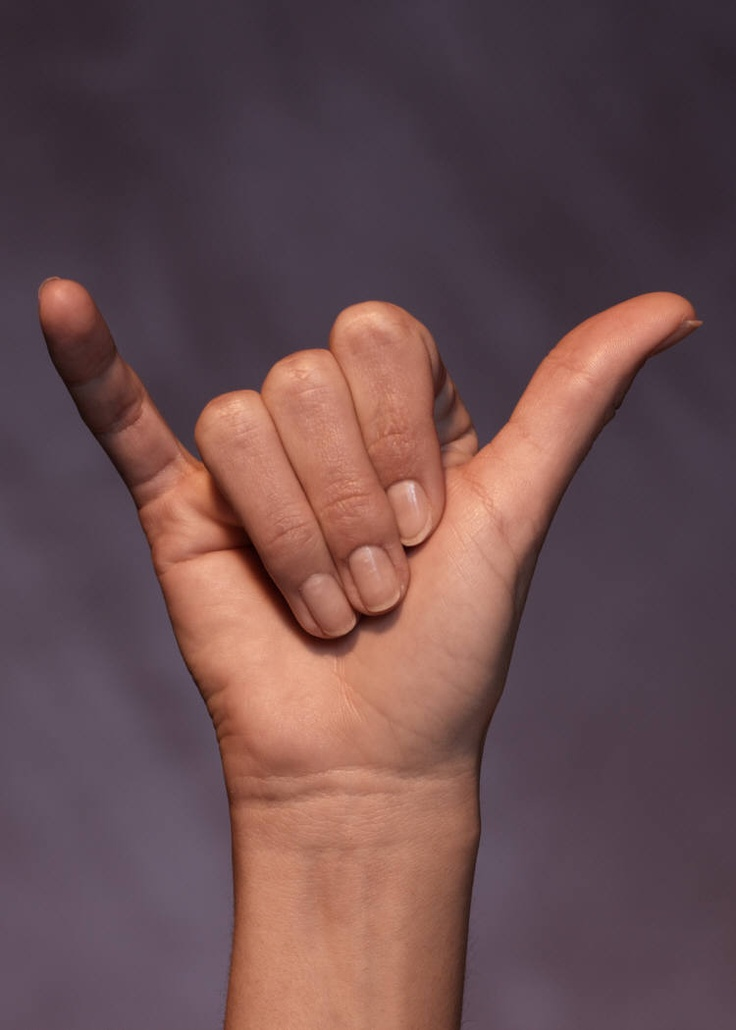
#> input picture SignRecognitionCNN/a.jpg, 736 x 1030 px, given in place of the camera
$ python recognize.py   (older library calls are emulated)
#> lines starting #> are read from the running program, lines starting #| are printed output that depends on the picture; after the words box and inside, x2 and y2 are one past the last pixel; in counts of white or black regions, pixels touching at a corner belong together
# -*- coding: utf-8 -*-
"""
Created on Wed Nov 29 10:56:39 2017

@author: Ankit Dutta
"""

# organize imports
import cv2
import imutils
import numpy as np
from sklearn.metrics import pairwise

# global variables
bg = None

#-------------------------------------------------------------------------------
# Function - To find the running average over the background
#-------------------------------------------------------------------------------
def run_avg(image, accumWeight):
    global bg
    # initialize the background
    if bg is None:
        bg = image.copy().astype("float")
        return

    # compute weighted average, accumulate it and update the background
    cv2.accumulateWeighted(image, bg, accumWeight)

#-------------------------------------------------------------------------------
# Function - To segment the region of hand in the image
#-------------------------------------------------------------------------------
# [77 lines left out: functions segment, count, not called in this run]

#-------------------------------------------------------------------------------
# Main function
#-------------------------------------------------------------------------------
if __name__ == "__main__":
    # initialize accumulated weight
    accumWeight = 0.5

    # get the reference to the webcam
    camera = cv2.VideoCapture(0)

    # region of interest (ROI) coordinates
    top, right, bottom, left = 10, 300, 350, 650

    # initialize num of frames
    num_frames = 0

    # calibration indicator
    calibrated = False

    # keep looping, until interrupted
    while(True):
        # get the current frame
        (grabbed, frame) = camera.read()
#> frame is the input picture: shape (1030, 736, 3); mean B, G, R 79.2, 76.5, 104.5

        # resize the frame
        frame = imutils.resize(frame, width=700)
#> frame: shape (979, 700, 3)

        # flip the frame so that it is not the mirror view
        frame = cv2.flip(frame, 1)
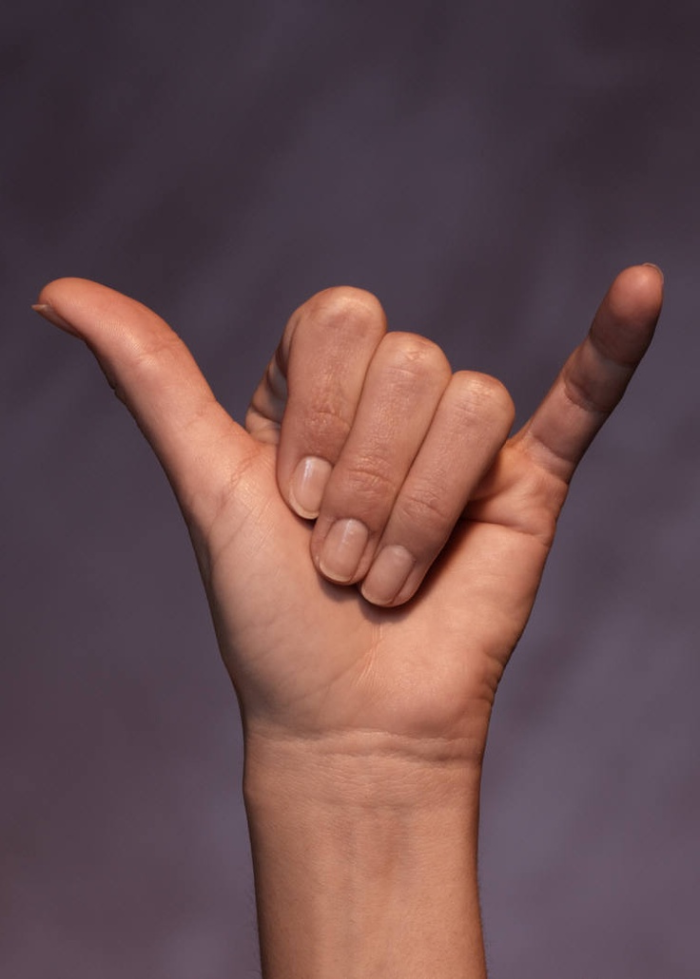
#> frame: shape (979, 700, 3); mean B, G, R 79.2, 76.5, 104.5

        # clone the frame
        clone = frame.copy()

        # get the height and width of the frame
        (height, width) = frame.shape[:2]
#> height = 979; width = 700

        # get the ROI
        roi = frame[top:bottom, right:left]
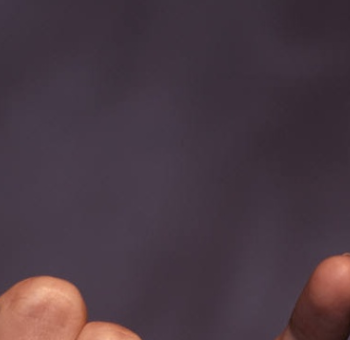
#> roi: shape (340, 350, 3); mean B, G, R 66.9, 57.3, 73.3

        # convert the roi to grayscale and blur it
        gray = cv2.cvtColor(roi, cv2.COLOR_BGR2GRAY)
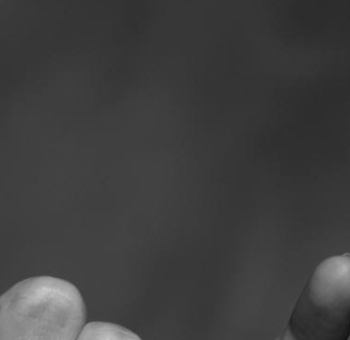
#> gray: shape (340, 350); min 19, max 201, mean 63.2
        gray = cv2.GaussianBlur(gray, (5, 5), 2)

        # to get the background, keep looking till a threshold is reached
        # so that our weighted average model gets calibrated
        if num_frames < 60:
            run_avg(gray, accumWeight)
            if num_frames == 1:
                print ("[STATUS] please wait! calibrating...")
            elif num_frames == 59:
                print ("[STATUS] calibration successfull...")
        else:
            # segment the hand region
            hand = segment(gray)

            # check whether hand region is segmented
            if hand is not None:
                # if yes, unpack the thresholded image and
                # segmented region
                (thresholded, segmented) = hand

                # draw the segmented region and display the frame
                cv2.drawContours(clone, [segmented + (right, top)], -1, (0, 0, 255))

                # count the number of fingers
                fingers = count(thresholded, segmented)

                cv2.putText(clone, str(fingers), (70, 45), cv2.FONT_HERSHEY_SIMPLEX, 1, (0,0,255), 2)

                # show the thresholded image
                cv2.imshow("Thesholded", thresholded)

        # draw the segmented hand
        cv2.rectangle(clone, (left, top), (right, bottom), (0,255,0), 2)
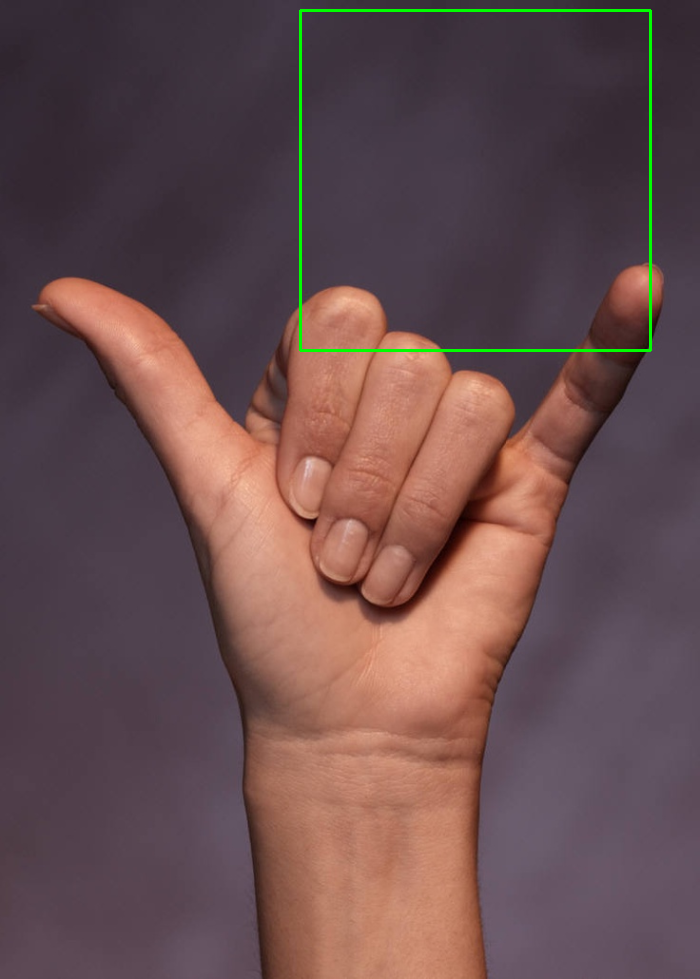
#> clone: shape (979, 700, 3); 0.6% of pixels changed, all inside (x1, y1, x2, y2) = (299, 9, 652, 352)

        # increment the number of frames
        num_frames += 1

        # display the frame with segmented hand
        cv2.imshow("Video Feed", clone)

        # observe the keypress by the user
        keypress = cv2.waitKey(1) & 0xFF
#> (key q is pressed here)

        # if the user pressed "q", then stop looping
        if keypress == ord("q"):
            break

# free up memory
camera.release()
cv2.destroyAllWindows()
